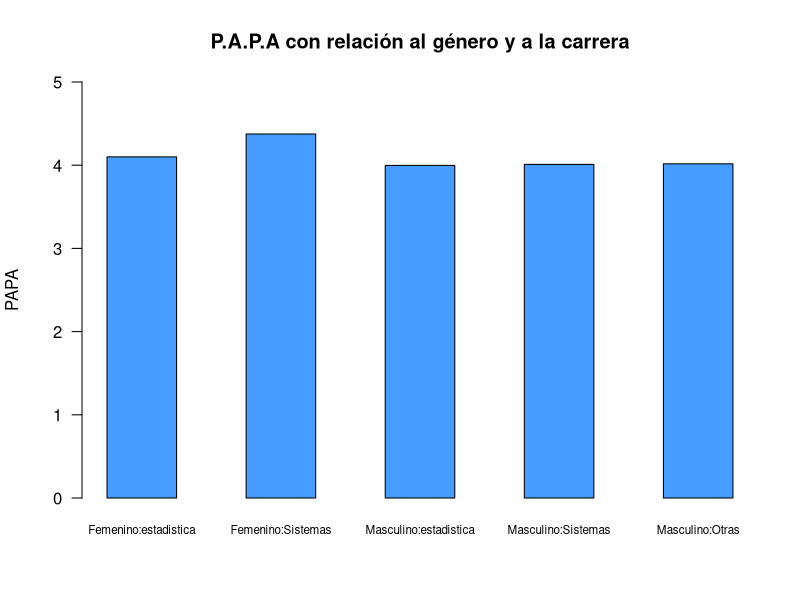
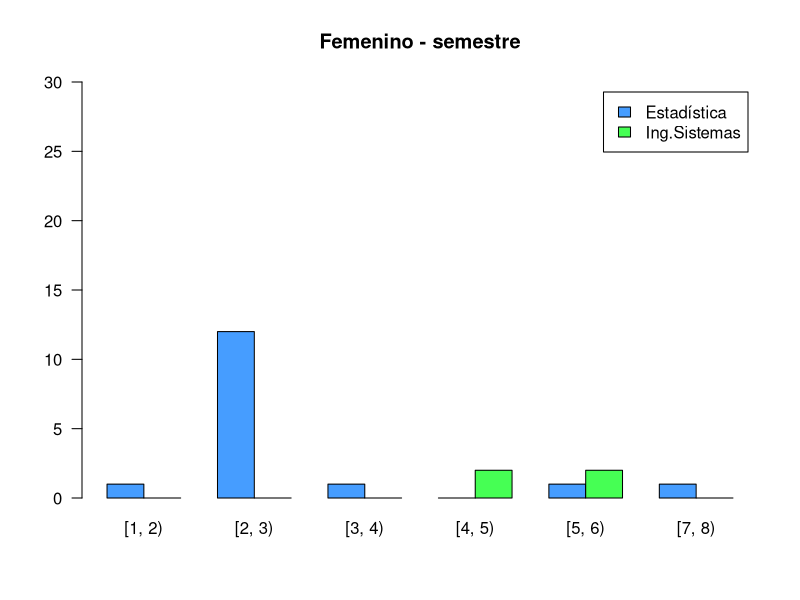
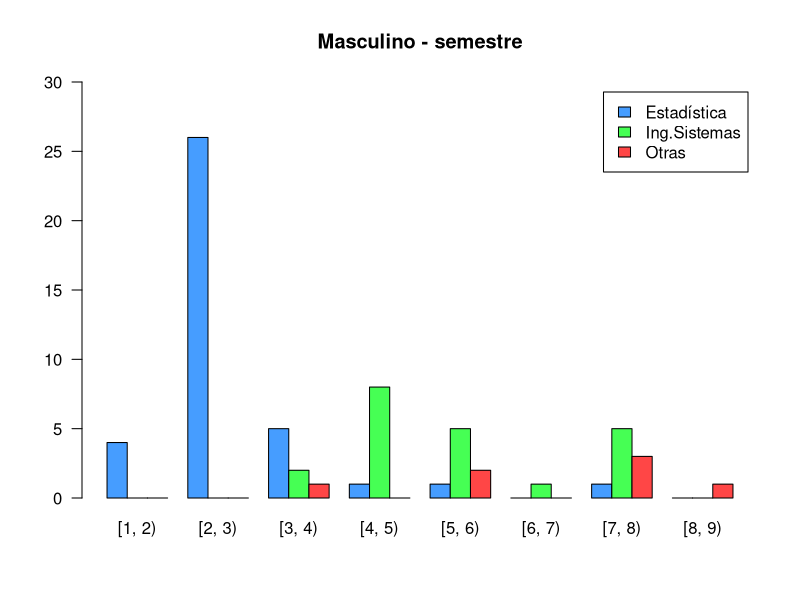
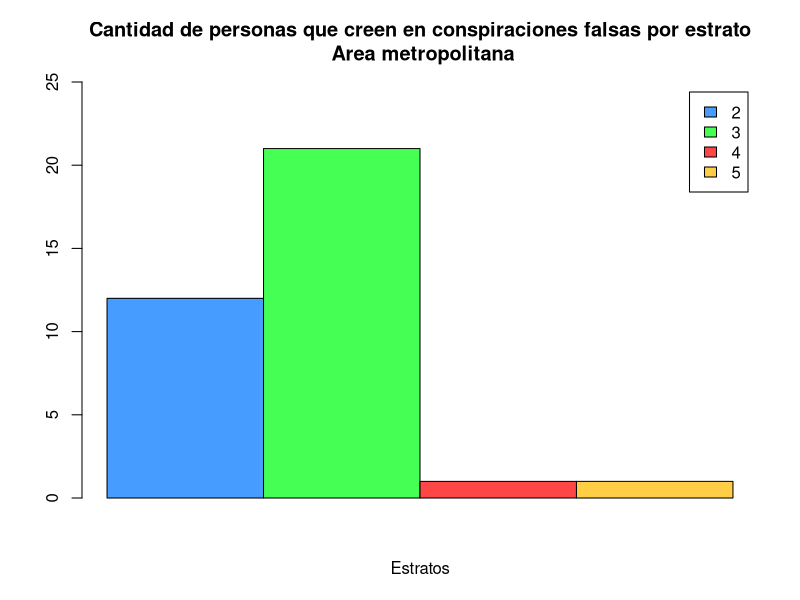
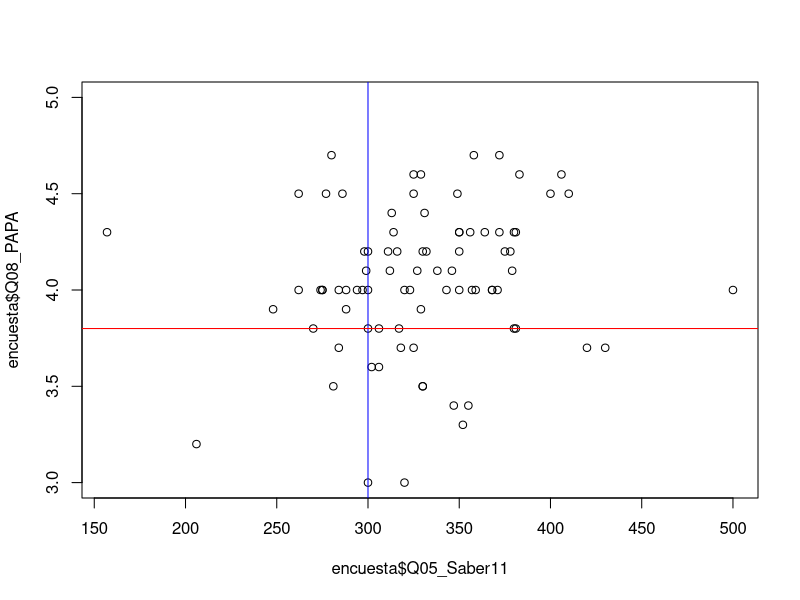
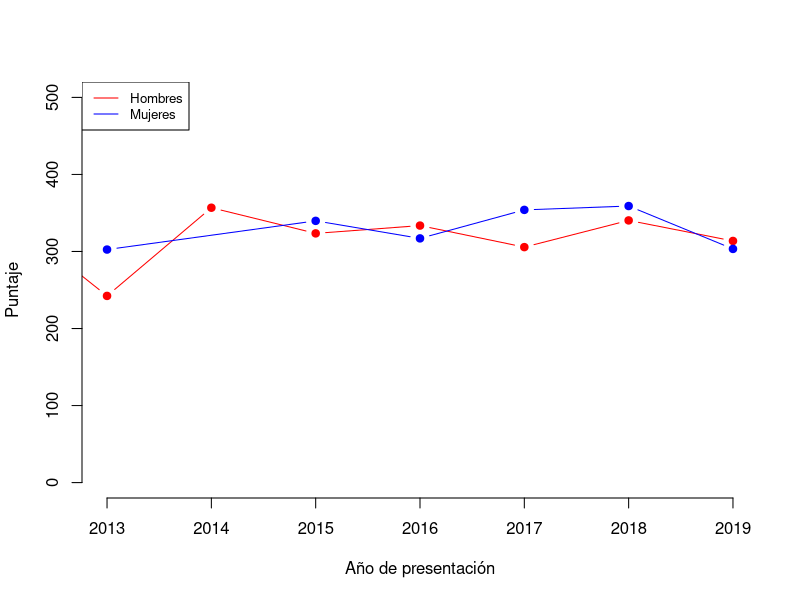

Write the R code that produced these figures, in order.
## ---- chunk 1
knitr::opts_chunk$set(echo = FALSE,
                      message = FALSE,
                      warning = FALSE)
## ---- chunk 2
## Paquetes usados en el análisis.
library(tidyverse)
## ---- chunk 3
## Lectura de una base de datos tipo ".csv"
encuesta <- read.csv("encuesta1.csv", encoding = "UTF-8")
## ---- chunk 4
encuesta <- encuesta %>% 
  mutate(Q02_FechaNac = as.Date(as.character(Q02_FechaNac), "%Y-%m-%d"))
encuesta <- encuesta %>% 
  mutate(Q07_FechaSaber11 = as.Date(as.character(Q07_FechaSaber11), "%Y-%m-%d"))
## ---- chunk 5
##Papa por fuera del límite
encuesta$Q08_PAPA[encuesta$Q08_PAPA == 45 & !is.na(encuesta$Q08_PAPA)] <- 4.5
## ---- chunk 6
##Q04_semestre: reemplazar NaN por promedio de cada carrera
estadisticos <- encuesta %>%
  filter(Q03_Carrera == "3 : Estadística")

promedioSemestreEstadisticos <- round(mean(estadisticos$Q04_Semestre, na.rm=TRUE), 1)
encuesta$Q04_Semestre[is.na(encuesta$Q04_Semestre)] <- promedioSemestreEstadisticos
## ---- chunk 7
##Prueba realizada del 2000 al 2011-2: modificar escala R = 5*P
encuesta$Q05_Saber11[encuesta$Q05_Saber11 == 73] <- 73*5
## ---- chunk 8
##q08_papa: rellenar na con promedio de cada carrera
promedioPapaEstadisticos <- round(mean(estadisticos$Q08_PAPA[estadisticos$Q04_Semestre >= 2 & estadisticos$Q04_Semestre <= 3], na.rm=TRUE), 1)
encuesta$Q08_PAPA[is.na(encuesta$Q08_PAPA) & encuesta$Q03_Carrera == "3 : Estadística"] <- promedioPapaEstadisticos
## ---- chunk 9
##Cambiar fecha del icfes 2021 a 2019 porque está en el semestre 2
encuesta$Q07_FechaSaber11[encuesta$Q07_FechaSaber11 == as.Date("2021-08-08")] <- as.Date("2019-08-11")

##Cambiar puntaje=0 por promedio de puntajes obtenidos en ese año
icfes2019 <- encuesta %>%
  filter(Q07_FechaSaber11 >= as.Date("2019-01-01") & Q07_FechaSaber11 < as.Date("2020-01-01"))
promedioIcfes2019 <- round(mean(icfes2019$Q05_Saber11))
encuesta$Q05_Saber11[encuesta$Q05_Saber11 == 0 & encuesta$Q07_FechaSaber11 == as.Date("2019-08-08")] <- promedioIcfes2019
encuesta$Q05_Saber11[encuesta$Q05_Saber11 > 500 | encuesta$Q05_Saber11 <= 0] <- NaN
## ---- chunk 10
##Se obtiene el valor numérico del estrato
encuesta <- encuesta %>% 
  mutate(Q10_Estrato = as.numeric(substr(Q10_Estrato, 5,5)))
## ---- chunk 11
##q10_estrato: reemplazar "no se conoce" con el promedio de los estratos de los recursos que posee
promedioEstratoWifiPropio <- mean(encuesta$Q10_Estrato[encuesta$Q14_RecursosInformaticos..Wifi.propio == 1],  na.rm=TRUE)
promedioEstratoPortatilPropio <- mean(encuesta$Q10_Estrato[encuesta$Q14_RecursosInformaticos..Portátil.propio == 1], na.rm=TRUE)
encuesta$Q10_Estrato[is.na(encuesta$Q10_Estrato)] <- round(mean(promedioEstratoWifiPropio, promedioEstratoPortatilPropio))
## ---- chunk 12
##Cambiar rango de porcentajes: de 0-1 a 0-100 
encuesta$Q25_PorcentArea[encuesta$Q25_PorcentArea == 0.1] <- 10
encuesta$Q27_PorcentDivisor[encuesta$Q27_PorcentDivisor == 0.5] <- 50
## ---- chunk 13
## Se crea una nueva base de datos solo con los datos de la pregunta.

# Carrera, Genero, papa. 

baseCarGenPap <- encuesta[,c("Q01_Genero", "Q03_Carrera", "Q08_PAPA")]

# Se cambia el nombre de las carreras de menor frecuencia en la base de datos por "Otras"

baseCarGenPap$Q03_Carrera[baseCarGenPap$Q03_Carrera == "1 : Matemáticas" |
                            baseCarGenPap$Q03_Carrera == "6 : Ingeniería industrial" |
                            baseCarGenPap$Q03_Carrera == "5 : Ingeniería física" |
                            baseCarGenPap$Q03_Carrera == "4 : Ingeniería administrativa"] <- "Otras"

## Filtros

## Filtro mujeres de estadistica.

femeninoEstadistica <- baseCarGenPap %>%
  filter(baseCarGenPap$Q01_Genero == "2 : Femenino" & encuesta$Q03_Carrera == "3 : Estadística")

## Filtro hombres de estadistica.

masculinoEstadistica <- baseCarGenPap %>%
  filter(baseCarGenPap$Q01_Genero == "1 : Masculino" & baseCarGenPap$Q03_Carrera == "3 : Estadística")

## Filtro mujeres de Sistemas.

femeninoSistemas <- baseCarGenPap %>%
  filter(baseCarGenPap$Q01_Genero == "2 : Femenino" & baseCarGenPap$Q03_Carrera == "2 : Ingeniería de sistemas e informática")

## Filtro hombres de Sistemas.

masculinoSistemas <- baseCarGenPap %>%
  filter(baseCarGenPap$Q01_Genero == "1 : Masculino" & baseCarGenPap$Q03_Carrera == "2 : Ingeniería de sistemas e informática")

## Filtro Hombres otras

masculinoOtras <- baseCarGenPap %>%
  filter(baseCarGenPap$Q01_Genero == "1 : Masculino" & baseCarGenPap$Q03_Carrera == "Otras")

## De la variable "Otras" no hay datos de genero Femenino
 
## ---- chunk 14
## PROMEDIOS

## Mujeres estadistica

PromedioFemEstadis <- mean(femeninoEstadistica$Q08_PAPA)

## Hombres estadistica

PromedioMasEstadis <- mean(masculinoEstadistica$Q08_PAPA)

## Mujeres Sistemas

PromedioFemSistema <- mean(femeninoSistemas$Q08_PAPA)
## Hombres Sistemas

PromedioMasSistema <- mean(masculinoSistemas$Q08_PAPA)

## Hombres Otras

PromedioMasOtras <- mean(masculinoOtras$Q08_PAPA)

## ---- chunk 15
## Grafica

## Se crea una matriz para poder hacer la grafica de barras.

Tabla_datos <- t(matrix(cbind(PromedioFemEstadis, PromedioFemSistema, PromedioMasEstadis, PromedioMasSistema, PromedioMasOtras)))

Tabla_datos
  colnames(Tabla_datos) <- c("Femenino:estadistica", "Femenino:Sistemas", "Masculino:estadistica", "Masculino:Sistemas", "Masculino:Otras")

  
barplot(Tabla_datos,
        col = c("#469dff"),
        las = 1, 
        ylim = c(0, 5), 
        ylab = "PAPA",
        main = "P.A.P.A con relación al género y a la carrera", 
        cex.names = 0.7,
        space = c(1, 1, 1, 1, 1),
        las = 1)

summary(Tabla_datos)
## ---- chunk 16
baseCarGenSem <- encuesta[,c("Q01_Genero","Q03_Carrera", "Q04_Semestre" )] # Nueva base con las variables para este analisis


baseCarGenSem$semestreIntervalo <- baseCarGenSem$Q04_Semestre
baseCarGenSem$semestreIntervalo[baseCarGenSem$Q04_Semestre >= 1.0 & baseCarGenSem$Q04_Semestre < 2.0]  <- "[1, 2)"
baseCarGenSem$semestreIntervalo[baseCarGenSem$Q04_Semestre >= 2.0 & baseCarGenSem$Q04_Semestre < 3.0]  <- "[2, 3)"
baseCarGenSem$semestreIntervalo[baseCarGenSem$Q04_Semestre >= 3.0 & baseCarGenSem$Q04_Semestre < 4.0]  <- "[3, 4)"
baseCarGenSem$semestreIntervalo[baseCarGenSem$Q04_Semestre >= 4.0 & baseCarGenSem$Q04_Semestre < 5.0]  <- "[4, 5)"
baseCarGenSem$semestreIntervalo[baseCarGenSem$Q04_Semestre >= 5.0 & baseCarGenSem$Q04_Semestre < 6.0]  <- "[5, 6)"
baseCarGenSem$semestreIntervalo[baseCarGenSem$Q04_Semestre >= 6.0 & baseCarGenSem$Q04_Semestre < 7.0]  <- "[6, 7)"
baseCarGenSem$semestreIntervalo[baseCarGenSem$Q04_Semestre >= 7.0 & baseCarGenSem$Q04_Semestre < 8.0]  <- "[7, 8)"
baseCarGenSem$semestreIntervalo[baseCarGenSem$Q04_Semestre >= 8.0 & baseCarGenSem$Q04_Semestre < 9.0]  <- "[8, 9)"

baseCarGenSem$carreras <- baseCarGenSem$Q03_Carrera
baseCarGenSem$carreras[baseCarGenSem$Q03_Carrera == "2 : Ingeniería de sistemas e informática"] <- "Ing.Sistemas"
baseCarGenSem$carreras[baseCarGenSem$Q03_Carrera == "3 : Estadística"] <- "Estadística"
baseCarGenSem$carreras[baseCarGenSem$Q03_Carrera == "1 : Matemáticas" | 
             baseCarGenSem$Q03_Carrera == "6 : Ingeniería industrial" |
             baseCarGenSem$Q03_Carrera == "5 : Ingeniería física" |
             baseCarGenSem$Q03_Carrera == "4 : Ingeniería administrativa" |
             baseCarGenSem$Q03_Carrera == "7 : Otra"] <- "Otras"

## ---- chunk 17

tablaMasculina <- baseCarGenSem %>%
  filter(baseCarGenSem$Q01_Genero == "1 : Masculino")
tablaFemenina <- baseCarGenSem %>%
  filter(baseCarGenSem$Q01_Genero == "2 : Femenino")


masculinoCarSem <- table(tablaMasculina$carreras, tablaMasculina$semestreIntervalo)
femeninoCarSem <- table(tablaFemenina$carreras, tablaFemenina$semestreIntervalo)

palette(c("#469dff", "#46ff54", "#ff4646", "#ffcd46", "#46ffdd", "#a846ff", "#FFF798"))
 
barplot(femeninoCarSem, 
        beside = TRUE, 
        las = 1, 
        ylim = c(0, 30), 
        main = "Femenino - semestre",
        col = c(1, 2),
        legend = TRUE)


barplot(masculinoCarSem, beside = TRUE, 
        las = 1, 
        main = "Masculino - semestre", 
        ylim = c(0, 30),
        col = c(1, 2, 3),
        legend = TRUE)

print("Cantidad de datos del género femenino: ")
sum(femeninoCarSem)
print("Cantidad de datos del género masculino")
sum(masculinoCarSem)

print("Promedio de los semestres del género femenino: ")
mean(tablaFemenina$Q04_Semestre)
print("Promedio de los semestres del género masculino: ")
mean(tablaMasculina$Q04_Semestre)
## ---- chunk 18
# filtro de las personas que viven en el area metropolitana

personarAreaMetro <- encuesta %>%
  filter(encuesta$Q09_EnAreaMetropolitana == 1)


## Se toman en cuenta las personas que creen en conspiraciones falsas.

#El hombre nunca llegó a la luna, es un montaje de Hollywood.

#Las vacunas no sirven y son una conspiración de las multinacionales farmacéuticas para enriquecerse.

#La tierra es hueca y en su interior existe una civilización oculta

#Los alienígenas visitaron las civilizaciones antiguas, influyeron en sus historia y construyeron los mega monumentos de la antiguedad

#Los efectos del cambio climático son naturales, y el escándalo se debe a conspiraciones de ambientalistas y de ciertos gremios económicos.

# Las ráfagas solares causan los sismos en la tierra.

## las personas que al menos crean en una de estas conspiraciones falsas será tomada como un "SI" de que si cree en conspiraciones falsas y las demas serán marcadas con "NO".


## Se crea una nueva variable para guardar estos datos

personarAreaMetro$creenEnConspira[personarAreaMetro$Q15_Alunizaje == 1 | 
                    personarAreaMetro$Q18_Vacunas == 1 | 
                    personarAreaMetro$Q21_TierraHueca == 1|
                    personarAreaMetro$Q22_alienigenas == 1 |
                    personarAreaMetro$Q23_CambioClimatico == 1 |
                    personarAreaMetro$Q20_RafagasSolares == 1] <- "SI"

## ---- chunk 19

# Se filtran las personas que creen en conspiraciones falsas
siCreen <- personarAreaMetro %>%
  filter(personarAreaMetro$creenEnConspira == "SI")


# Se crea una tabla que guarda solo las personas que creen en conspiraciones y el estrato

tablaAreaMetro <- table(siCreen$Q10_Estrato, siCreen$creenEnConspira)

barplot(tablaAreaMetro, 
        legend = TRUE, 
        ylim = c(0, 25),
        beside = TRUE ,
        col = c(1, 2, 3, 4),
        main = "Cantidad de personas que creen en conspiraciones falsas por estrato\n Area metropolitana",
        names = "",
        xlab = "Estratos")

summary(siCreen$Q10_Estrato)

print("Cantidad de personas que creen en al menos una conspiración falsa:" )
nrow(siCreen)
## ---- chunk 20
plot(encuesta$Q05_Saber11, encuesta$Q08_PAPA, ylim=c(3,5))
abline(v=300, col="blue")
abline(h=3.8, col="red")
## ---- chunk 21
buenPapaIcfes <-  nrow(encuesta %>% filter(Q05_Saber11 >= 300 & Q08_PAPA >= 3.8))
buenPapaIcfes/nrow(encuesta %>% filter(!is.na(Q05_Saber11) & !is.na(Q08_PAPA)))
## ---- chunk 22
buenPapaIcfes2 <-  nrow(encuesta %>% filter(Q05_Saber11 <= 300 & Q08_PAPA >= 3.8))
buenPapaIcfes2/nrow(encuesta %>% filter(!is.na(Q05_Saber11) & !is.na(Q08_PAPA)))
## ---- chunk 23
puntajesIcfes <- encuesta %>% 
  mutate(añoIcfes = format(encuesta$Q07_FechaSaber11,"%Y")) %>%
  select(Q01_Genero, Q05_Saber11, añoIcfes)

puntajesHombres <- puntajesIcfes %>% filter(Q01_Genero == "1 : Masculino") %>%
  group_by(añoIcfes) %>% summarise(puntajePromedio = mean(Q05_Saber11, na.rm=TRUE))

puntajesMujeres <- puntajesIcfes %>% filter(Q01_Genero == "2 : Femenino") %>%
  group_by(añoIcfes) %>% summarise(puntajePromedio = mean(Q05_Saber11, na.rm=TRUE))

plot(puntajesHombres$añoIcfes, puntajesHombres$puntajePromedio, type = "b",
     frame = FALSE, pch = 19, col = "red", xlab = "Año de presentación", ylab = "Puntaje",
     xlim=c(2013,2019), ylim=c(0,500))

lines(puntajesMujeres$añoIcfes, puntajesMujeres$puntajePromedio, pch = 19,
      col = "blue", type = "b", lty = 1)

legend("topleft", legend=c("Hombres", "Mujeres"),
       col=c("red", "blue"), lty = 1:1, cex=0.8)
